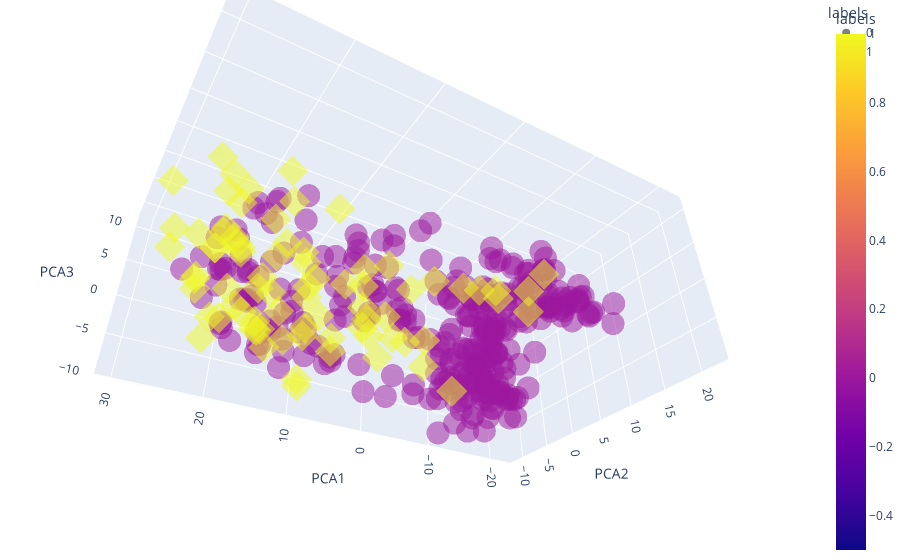

Source (notebook cell):
### Code cell
fig = px.scatter_3d(df_scores, x='PCA1', y='PCA2', z='PCA3',
              color='labels',
              symbol='labels',
              opacity=0.5)

# tight layout
fig.update_layout(margin=dict(l=0, r=0, b=0, t=0))

### Figure 1 — Plotly figure (JSON) as saved in the notebook; plotly's stock layout.template omitted (floating-point values rounded to 4 significant figures; data arrays with more than 128 entries replaced by an {"elided": "..."} marker saying what was removed)
{"data": [{"hovertemplate": "labels=%{marker.color}<br>PCA1=%{x}<br>PCA2=%{y}<br>PCA3=%{z}<extra></extra>", "legendgroup": "0", "marker": {"color": {"elided": "315 int values"}, "coloraxis": "coloraxis", "opacity": 0.5, "symbol": "circle"}, "mode": "markers", "name": "0", "scene": "scene", "showlegend": true, "type": "scatter3d", "x": {"elided": "315 float values"}, "y": {"elided": "315 float values"}, "z": {"elided": "315 float values"}}, {"hovertemplate": "labels=%{marker.color}<br>PCA1=%{x}<br>PCA2=%{y}<br>PCA3=%{z}<extra></extra>", "legendgroup": "1", "marker": {"color": [1, 1, 1, 1, 1, 1, 1, 1, 1, 1, 1, 1, 1, 1, 1, 1, 1, 1, 1, 1, 1, 1, 1, 1, 1, 1, 1, 1, 1, 1, 1, 1, 1, 1, 1, 1, 1, 1, 1, 1, 1, 1, 1, 1, 1, 1, 1, 1, 1, 1, 1, 1, 1, 1, 1, 1, 1, 1, 1, 1, 1, 1, 1, 1, 1, 1, 1, 1, 1, 1, 1, 1, 1, 1, 1, 1, 1, 1], "coloraxis": "coloraxis", "opacity": 0.5, "symbol": "diamond"}, "mode": "markers", "name": "1", "scene": "scene", "showlegend": true, "type": "scatter3d", "x": [14.22, 12.79, 0.211, -8.698, 19.79, 12.43, 24.14, -6.095, 2.511, -0.552, 13.72, 20.31, 17.35, 19.12, -17.21, 1.311, 7.732, 23.43, 30.08, 22.91, 2.637, 11.44, 4.489, -6.577, 10.97, 14.8, 16.5, -12.77, 14.52, 24.38, 18.77, 21.62, -4.097, 3.021, 15.84, 23.25, 26.68, 17.48, 24.09, 10.42, 18.0, -10.12, 6.111, 22.17, 23.61, 16.2, 18.02, 22.01, 19.14, 28.94, -0.1649, 25.3, 14.0, 20.03, 16.69, 24.58, 21.89, -5.919, 19.72, -13.07, 9.927, 24.85, 26.02, 21.53, 13.3, 10.82, 6.579, -1.618, 17.57, -8.236, 25.46, -2.783, 25.59, 28.51, 7.255, 3.407, 23.57, 22.33], "y": [0.2922, 5.521, -8.387, 2.139, 5.074, -2.946, 1.429, -7.536, -7.323, -1.176, 0.3126, -4.322, 3.102, 6.611, 1.459, -4.489, -6.146, 4.291, -0.7715, 1.351, -6.283, -6.037, -4.622, 13.54, -7.661, 0.7587, -0.303, 0.4722, -3.94, -0.2436, -1.113, 0.003954, -3.873, -0.577, -2.376, -4.218, 1.791, -5.413, 1.355, -4.047, -2.623, -7.081, -1.334, -7.043, -0.1646, -4.857, 1.369, -1.65, 0.9231, 0.6303, -5.19, -1.805, 0.9335, -2.206, -3.317, 0.9872, -3.702, 16.89, 1.823, 0.4942, 1.925, 3.544, 2.921, -0.8236, 1.252, -8.337, -0.1259, -4.637, -2.793, -0.6034, -1.619, 0.748, -1.456, -3.169, -7.441, -6.603, 7.057, 0.55], "z": [2.786, 7.499, -1.645, 5.604, 3.437, -3.602, 10.75, -1.599, 2.822, 4.903, -0.3192, -2.316, 8.447, 9.396, 5.378, 2.071, -3.838, 4.682, 8.764, 2.254, -0.1045, -2.809, 2.498, -1.741, -8.509, 3.727, 5.086, 7.83, -5.287, 1.376, -6.494, 1.651, -0.1298, 6.928, -2.743, -7.329, 1.016, -2.987, 2.521, -0.8453, -5.708, -4.428, 3.229, -2.982, 4.299, -6.231, 1.638, -2.201, -1.343, 1.616, -0.2553, -3.237, -2.154, -4.255, -0.04776, 0.4881, -4.751, -1.714, -3.4, 6.669, 0.3664, 6.302, 11.24, 2.839, 0.2906, -7.33, 4.83, -0.7152, -5.34, 7.375, -1.848, 5.765, -2.355, 1.808, -1.269, 0.9341, 4.386, 2.285]}], "layout": {"autosize": true, "coloraxis": {"colorbar": {"title": {"text": "labels"}}, "colorscale": [[0, "#0d0887"], [0.1111, "#46039f"], [0.2222, "#7201a8"], [0.3333, "#9c179e"], [0.4444, "#bd3786"], [0.5556, "#d8576b"], [0.6667, "#ed7953"], [0.7778, "#fb9f3a"], [0.8889, "#fdca26"], [1, "#f0f921"]]}, "legend": {"title": {"text": "labels"}, "tracegroupgap": 0}, "margin": {"b": 0, "l": 0, "r": 0, "t": 0}, "scene": {"aspectmode": "auto", "aspectratio": {"x": 1.567, "y": 1.025, "z": 0.6231}, "camera": {"center": {"x": 0, "y": 0, "z": 0}, "eye": {"x": 0.9028, "y": 1.545, "z": -1.219}, "projection": {"type": "perspective"}, "up": {"x": 0, "y": 0, "z": 1}}, "domain": {"x": [0, 1], "y": [0, 1]}, "xaxis": {"title": {"text": "PCA1"}, "type": "linear"}, "yaxis": {"title": {"text": "PCA2"}, "type": "linear"}, "zaxis": {"title": {"text": "PCA3"}, "type": "linear"}}}}
